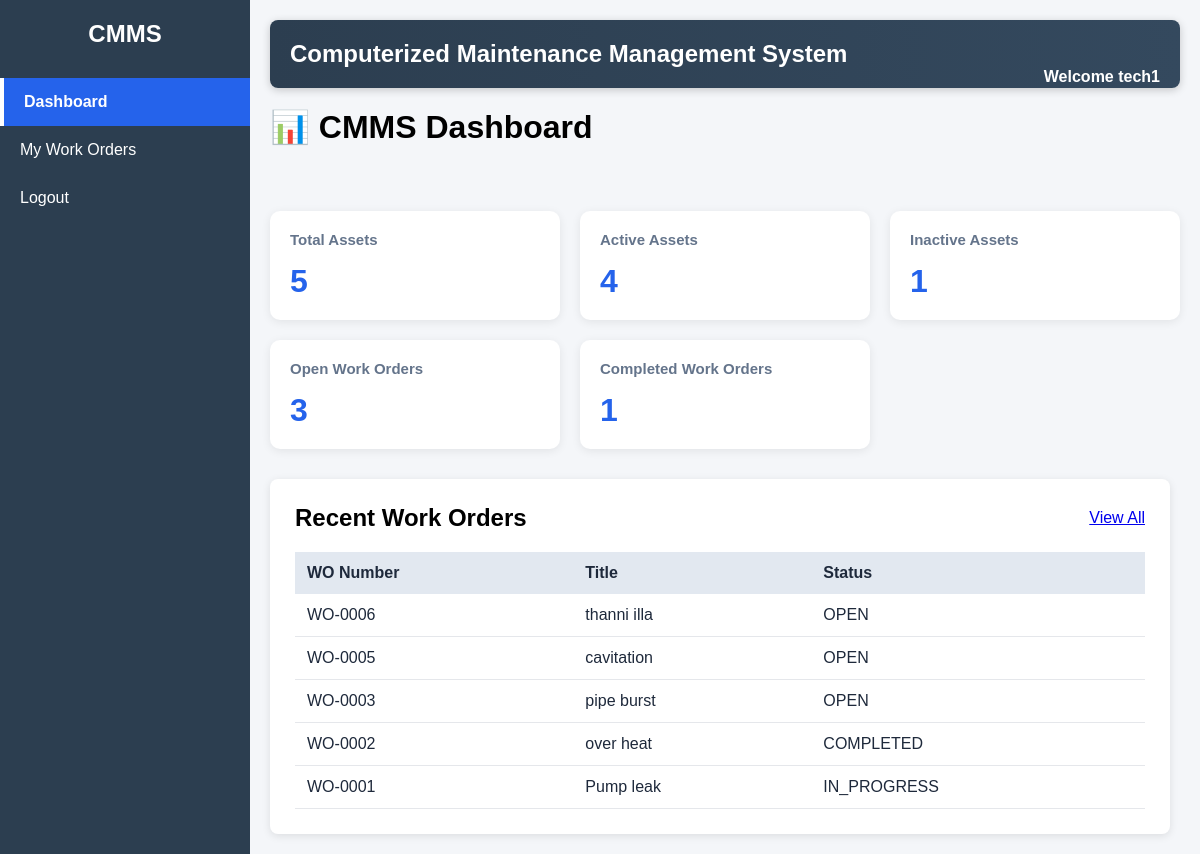
/dashboard/ (signed in), run on an earlier commit of the app's database.
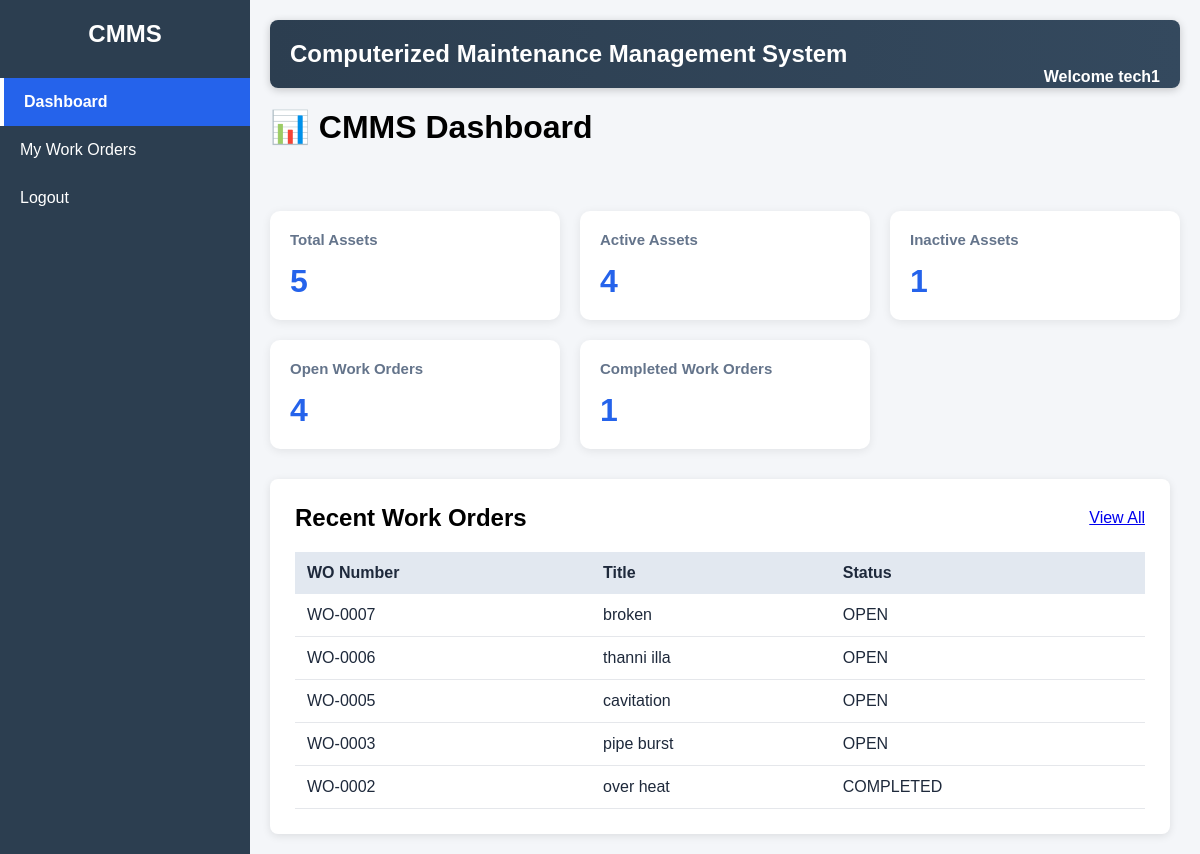
And on a later commit of the database.
### workorders/models.py (models this page shows, shortened)
class WorkOrder(models.Model):
    STATUS_CHOICES = [
        ('OPEN', 'Open'),
        ('IN_PROGRESS', 'In Progress'),
        ('COMPLETED', 'Completed'),
    ]
    work_order_number = models.CharField(
        max_length=20,
        unique=True,
        blank=True
    )
    title = models.CharField(
        max_length=200
    )
    description = models.TextField()
    asset = models.ForeignKey(
        Asset,
        on_delete=models.CASCADE
    )
    status = models.CharField(
        max_length=20,
        choices=STATUS_CHOICES,
        default='OPEN'
    )
    created_date = models.DateField(
        auto_now_add=True
    )
    updated_date = models.DateTimeField(
        auto_now=True
    )
    assigned_to = models.ForeignKey(
        User,
        on_delete=models.SET_NULL,
        null=True,
        blank=True,
        related_name='assigned_work_orders'
    )
    due_date = models.DateField(
        null=True,
        blank=True
    )

### dashboard/views.py (the view)
# urls.py: path('dashboard/',include('dashboard.urls')),
@login_required
def dashboard(request):
    total_assets = Asset.objects.count()
    active_assets = Asset.objects.filter(
        status='ACTIVE'
    ).count()
    inactive_assets = Asset.objects.filter(
        status='INACTIVE'
    ).count()
    total_work_orders = WorkOrder.objects.count()
    open_work_orders = WorkOrder.objects.filter(
        status='OPEN'
    ).count()
    completed_work_orders = WorkOrder.objects.filter(
        status='COMPLETED'
    ).count()
    recent_work_orders = WorkOrder.objects.order_by(
        '-id'
    )[:5]
    return render(
        request,
        'dashboard/dashboard.html',
        {
            'total_assets': total_assets,
            'active_assets': active_assets,
            'inactive_assets': inactive_assets,
            'total_work_orders': total_work_orders,
            'open_work_orders': open_work_orders,
            'completed_work_orders': completed_work_orders,
            'recent_work_orders': recent_work_orders,
            "current_page": "dashboard",
            'groups': request.user.groups.all(),
        }
    )

### accounts/context_processors.py (called while the page is built)
def user_roles(request):
    if not request.user.is_authenticated:
        return {}
    return {
        'is_admin': is_admin(request.user),
        'is_manager': is_manager(request.user),
        'is_technician': is_technician(request.user),
        'is_admin_or_manager': is_admin_or_manager(request.user),
    }

### accounts/permissions.py (called while the page is built)
def is_admin(user):
    return user.groups.filter(name='Admin').exists()

def is_manager(user):
    return user.groups.filter(name='Manager').exists()

def is_technician(user):
    return user.groups.filter(name='Technician').exists()

def is_admin_or_manager(user):
    return (
        is_admin(user)
        or
        is_manager(user)
    )

### templates/dashboard/dashboard.html (shortened to what this page needs)
{% extends 'base.html' %}
{% block content %}
<h1 style="margin-bottom:25px;">📊 CMMS Dashboard</h1>
<div class="dashboard-grid">
<div class="dashboard-card">
    <h3>Total Assets</h3>
    <p>{{ total_assets }}</p>
</div>
<div class="dashboard-card">
    <h3>Active Assets</h3>
    <p>{{ active_assets }}</p>
</div>
<div class="dashboard-card">
    <h3>Inactive Assets</h3>
    <p>{{ inactive_assets }}</p>
</div>
<div class="dashboard-card">
    <h3>Open Work Orders</h3>
    <p>{{ open_work_orders }}</p>
</div>
<div class="dashboard-card">
    <h3>Completed Work Orders</h3>
    <p>{{ completed_work_orders }}</p>
</div>
</div>
<div class="page-card recent-workorders-card">
    <div class="section-header">
        <h2>Recent Work Orders</h2>
        <a href="{% url 'work_order_list' %}" class="btn">
            View All
        </a>
    </div>
    <table class="dashboard-table">
        <tr>
            <th>WO Number</th>
            <th>Title</th>
            <th>Status</th>
        </tr>
        {% for work_order in recent_work_orders %}
        <tr>
            <td>{{ work_order.work_order_number }}</td>
            <td>{{ work_order.title }}</td>
            <td>{{ work_order.status }}</td>
        </tr>
        {% empty %}
        <tr>
            <td colspan="3">No work orders found.</td>
        </tr>
        {% endfor %}
    </table>
</div>
{% endblock %}

What changed in the data, as far as the page shows it:
no longer on this page (row edited): WorkOrder: work_order_number "WO-0001", title "Pump leak", status "IN_PROGRESS"
added WorkOrder: work_order_number "WO-0007", title "broken", status "OPEN"
Also different on the page:
{{ open_work_orders }}: "3" → "4"
